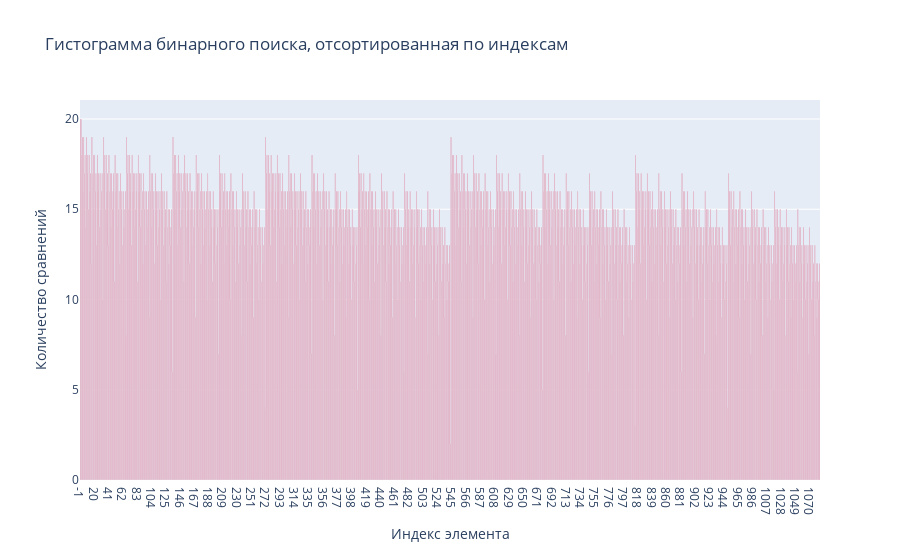
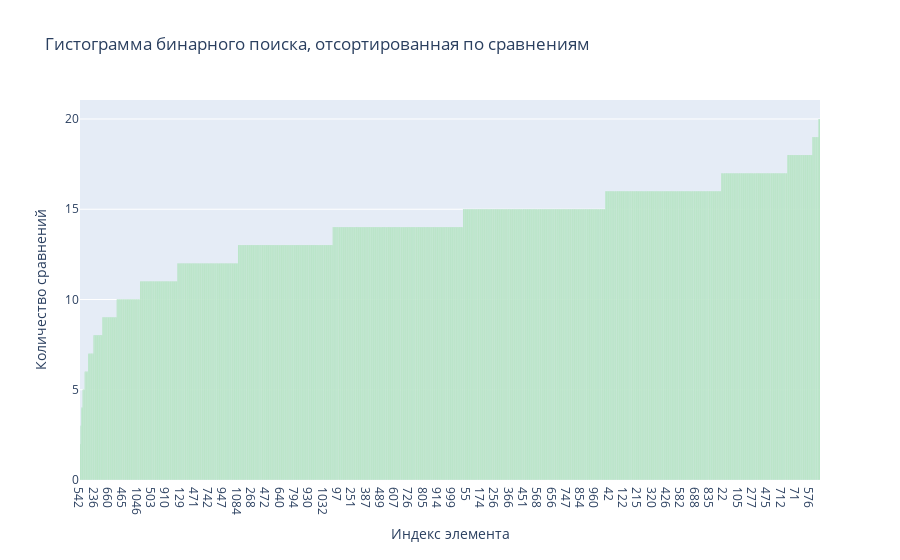

The notebook cell these images were saved under, in order:
### Markdown cell above
# Гистограммы бинарного поиска

### Code cell
graph = plt.graph_objs.Figure()
graph.add_bar(x=[str(el) for el in index], y=comparisonCounts, marker_color='#DC143C')
graph.update_layout(xaxis_title="Индекс элемента", yaxis_title="Количество сравнений")
graph.update_layout(title='Гистограмма бинарного поиска, отсортированная по индексам')
pio.write_image(graph, "./Report/images/BScomp.png", scale=5, width=1076, height=450)
graph.show()


index, comparisonCounts = zip(*sorted(zip(index, comparisonCounts), key=lambda x: x[1]))
graph = plt.graph_objs.Figure()
graph.add_bar(x=[str(el) for el in index], y=comparisonCounts, marker_color='#32CD32')
graph.update_layout(xaxis_title="Индекс элемента", yaxis_title="Количество сравнений")
graph.update_layout(xaxis={'categoryorder': 'total ascending'})
graph.update_layout(title='Гистограмма бинарного поиска, отсортированная по сравнениям')
pio.write_image(graph, "./Report/images/BScompasc.png", scale=5, width=1076, height=450)
graph.show()

### Figure 1 — Plotly figure (JSON) as saved in the notebook; plotly's stock layout.template omitted (floating-point values rounded to 4 significant figures; data arrays with more than 128 entries replaced by an {"elided": "..."} marker saying what was removed)
{"data": [{"marker": {"color": "#DC143C"}, "type": "bar", "x": {"elided": "1086 str values"}, "y": {"elided": "1086 int values"}}], "layout": {"title": {"text": "Гистограмма бинарного поиска, отсортированная по индексам"}, "xaxis": {"title": {"text": "Индекс элемента"}}, "yaxis": {"title": {"text": "Количество сравнений"}}}}

### Figure 2 — Plotly figure (JSON) as saved in the notebook; plotly's stock layout.template omitted (floating-point values rounded to 4 significant figures; data arrays with more than 128 entries replaced by an {"elided": "..."} marker saying what was removed)
{"data": [{"marker": {"color": "#32CD32"}, "type": "bar", "x": {"elided": "1086 str values"}, "y": {"elided": "1086 int values"}}], "layout": {"title": {"text": "Гистограмма бинарного поиска, отсортированная по сравнениям"}, "xaxis": {"categoryorder": "total ascending", "title": {"text": "Индекс элемента"}}, "yaxis": {"title": {"text": "Количество сравнений"}}}}
